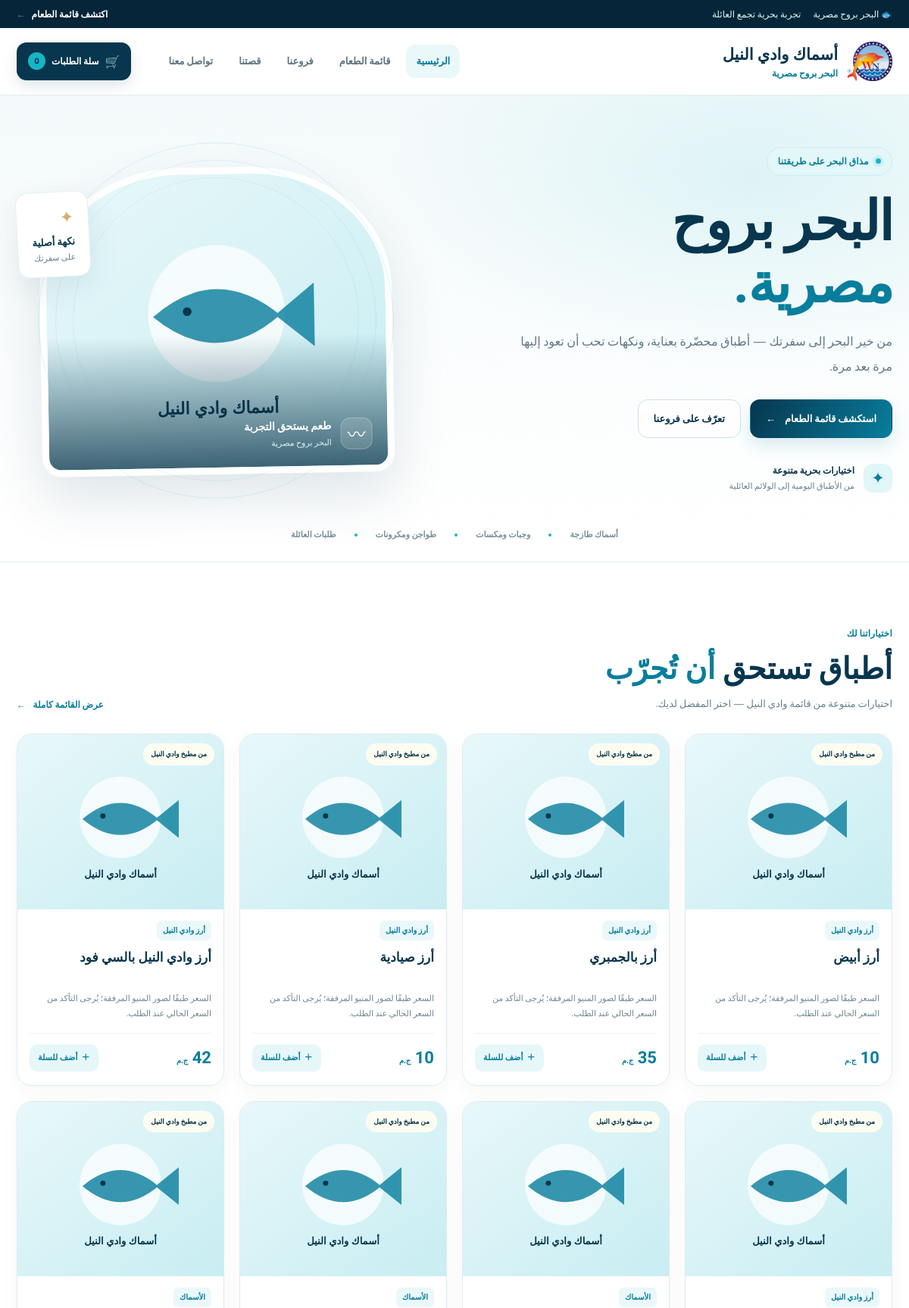
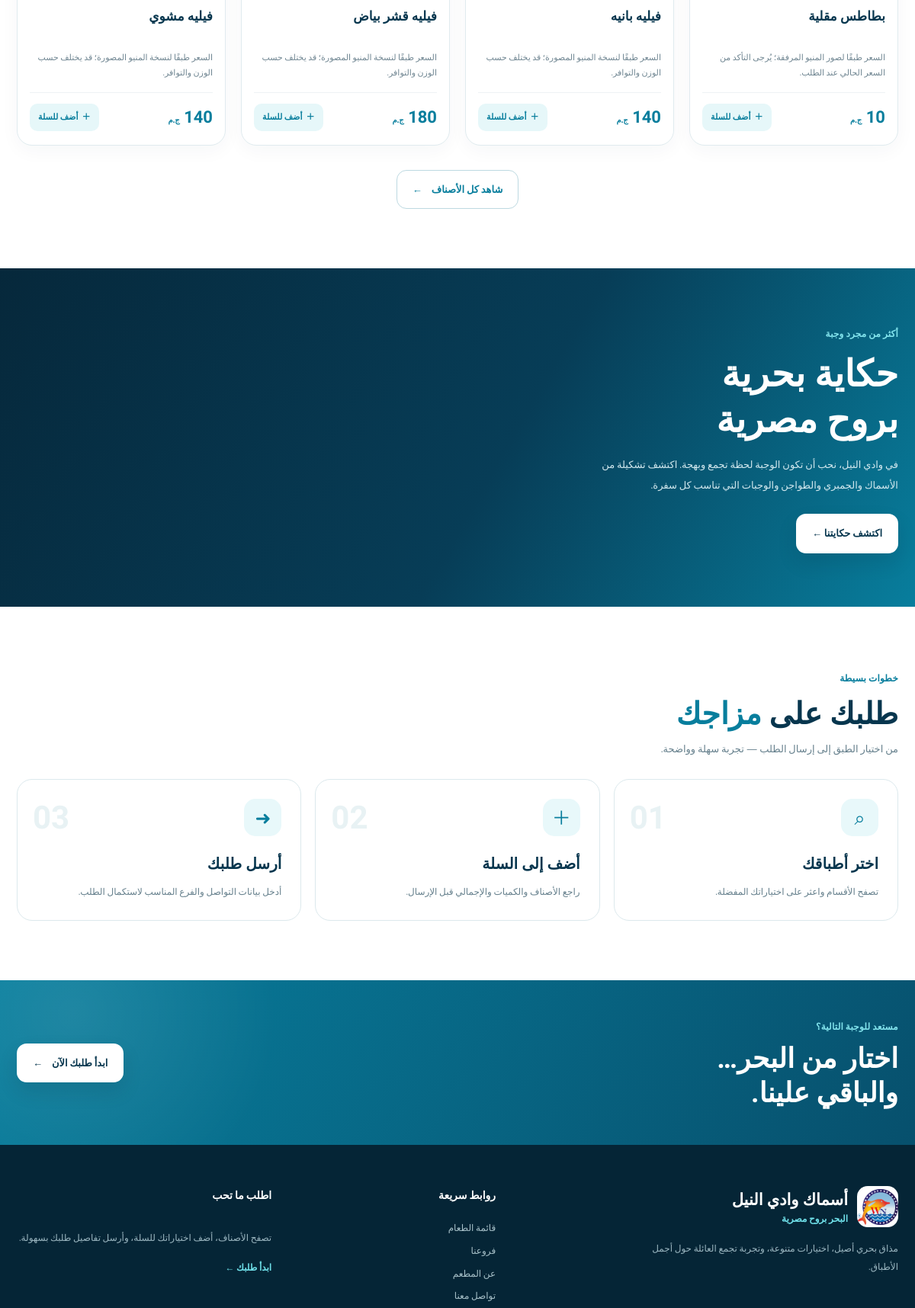
The page / (upper part) on the database its author committed (2 pictures, top to bottom).
### tables this page shows
CREATE TABLE menu_items (
                id INTEGER PRIMARY KEY AUTOINCREMENT,
                category TEXT NOT NULL,
                name TEXT NOT NULL,
                description TEXT DEFAULT '',
                price REAL NOT NULL DEFAULT 0,
                image_url TEXT DEFAULT '',
                active INTEGER NOT NULL DEFAULT 1
            );

### app.py (the view)
@app.route('/')
def home():
    items=all_items()[:8]
    photos=[]
    if PHOTO_DIR.exists():
        photos=[url_for('static_photo',filename=p.name) for p in sorted(PHOTO_DIR.iterdir()) if p.suffix.lower() in ALLOWED][:12]
    return render_template('index.html',items=items,photos=photos)

### app.py (called while the page is built, shortened)
def db():
    c=sqlite3.connect(DB_PATH, timeout=20)
    c.row_factory=sqlite3.Row
    return c

def norm(s):
    s=unicodedata.normalize('NFKC',str(s or '')).lower()
    s=re.sub(r'[ً-ٰٟـ]','',s).replace('أ','ا').replace('إ','ا').replace('آ','ا').replace('ى','ي').replace('ة','ه')
    return ' '.join(re.sub(r'[^a-z0-9؀-ۿ]+',' ',s).split())

def photo_for(name, image_url=''):
    if image_url and image_url.strip(): return image_url.strip()
    words=[w for w in norm(name).split() if len(w)>2 and w not in {'كيلو','جرام','جم','مخصوص','طبق','وجبه','طازج','طازجه'}]
    best=None; score=0
    if best and (score>=2 or (len(words)==1 and words[0] in norm(best.stem))):
        return url_for('static_photo', filename=best.name)
    return url_for('static',filename='img/seafood-placeholder.svg')

def all_items(category='الكل', search=''):
    sql='SELECT * FROM menu_items WHERE active=1'; args=[]
    if category and category!='الكل': sql+=' AND category=?'; args.append(category)
    if search:
        sql+=' AND (name LIKE ? OR description LIKE ?)'; args += [f'%{search}%',f'%{search}%']
    sql+=' ORDER BY category, name'
    rows=[]
    with db() as c: rows=c.execute(sql,args).fetchall()
    return [dict(r, display_image=photo_for(r['name'],r['image_url'])) for r in rows]

@app.context_processor
def globals_for_templates():
    return {'categories':CATEGORIES[1:],'branches':BRANCHES,'cart_count':sum(int(v) for v in session.get('cart',{}).values())}

### templates/index.html
{% extends 'base.html' %}{% block title %}مطاعم أسماك وادي النيل | البحر بروح مصرية{% endblock %}{% block content %}<section class="hero-section"><div class="hero-shape shape-one"></div><div class="hero-shape shape-two"></div><div class="container hero-grid"><div class="hero-copy"><span class="eyebrow"><i></i> مذاق البحر على طريقتنا</span><h1>البحر بروح<br><em>مصرية.</em></h1><p>من خير البحر إلى سفرتك — أطباق محضّرة بعناية، ونكهات تحب أن تعود إليها مرة بعد مرة.</p><div class="hero-actions"><a class="btn btn-primary" href="{{ url_for('menu') }}">استكشف قائمة الطعام <span>←</span></a><a class="btn btn-glass" href="{{ url_for('branches_page') }}">تعرّف على فروعنا</a></div><div class="hero-trust"><span class="trust-mark">✦</span><span><b>اختيارات بحرية متنوعة</b><small>من الأطباق اليومية إلى الولائم العائلية</small></span></div></div><div class="hero-visual"><div class="hero-image-frame"><img src="{{ photos[0] if photos else url_for('static',filename='img/seafood-placeholder.svg') }}" alt="من أطباق أسماك وادي النيل"><div class="image-caption"><span class="caption-icon">〰</span><span><b>طعم يستحق التجربة</b><small>البحر بروح مصرية</small></span></div></div><div class="floating-note"><span>✦</span><b>نكهة أصلية</b><small>على سفرتك</small></div><div class="hero-orbit"></div></div></div><div class="container hero-bottom"><span>أسماك طازجة</span><i></i><span>وجبات ومكسات</span><i></i><span>طواجن ومكرونات</span><i></i><span>طلبات العائلة</span></div></section><section class="section container"><div class="section-heading"><div><span class="section-kicker">اختياراتنا لك</span><h2>أطباق تستحق <em>أن تُجرّب</em></h2><p>اختيارات متنوعة من قائمة وادي النيل — اختر المفضل لديك.</p></div><a class="text-link" href="{{ url_for('menu') }}">عرض القائمة كاملة <span>←</span></a></div><div class="food-grid">{% for item in items %}{% include '_item_card.html' %}{% else %}<div class="empty-state">أضف أصناف القائمة من لوحة الإدارة لتظهر هنا.</div>{% endfor %}</div><div class="center-action"><a class="btn btn-outline" href="{{ url_for('menu') }}">شاهد كل الأصناف <span>←</span></a></div></section><section class="story-band"><div class="container story-grid"><div class="story-copy"><span class="section-kicker light">أكثر من مجرد وجبة</span><h2>حكاية بحرية<br>بروح مصرية</h2><p>في وادي النيل، نحب أن تكون الوجبة لحظة تجمع وبهجة. اكتشف تشكيلة من الأسماك والجمبري والطواجن والوجبات التي تناسب كل سفرة.</p><a class="btn btn-white" href="{{ url_for('about') }}">اكتشف حكايتنا ←</a></div><div class="story-photo-grid">{% for p in photos[1:5] %}<div class="story-photo"><img src="{{ p }}" loading="lazy" alt="من صور المطعم"></div>{% endfor %}</div></div></section><section class="section container"><div class="section-heading"><div><span class="section-kicker">خطوات بسيطة</span><h2>طلبك على <em>مزاجك</em></h2><p>من اختيار الطبق إلى إرسال الطلب — تجربة سهلة وواضحة.</p></div></div><div class="steps-grid"><article class="step-card"><span>01</span><div class="step-icon">⌕</div><h3>اختر أطباقك</h3><p>تصفح الأقسام واعثر على اختياراتك المفضلة.</p></article><article class="step-card"><span>02</span><div class="step-icon">＋</div><h3>أضف إلى السلة</h3><p>راجع الأصناف والكميات والإجمالي قبل الإرسال.</p></article><article class="step-card"><span>03</span><div class="step-icon">➜</div><h3>أرسل طلبك</h3><p>أدخل بيانات التواصل والفرع المناسب لاستكمال الطلب.</p></article></div></section><section class="closing-cta"><div class="container closing-inner"><div><span class="section-kicker light">مستعد للوجبة التالية؟</span><h2>اختار من البحر…<br>والباقي علينا.</h2></div><a class="btn btn-white" href="{{ url_for('menu') }}">ابدأ طلبك الآن <span>←</span></a></div></section>{% endblock %}

### templates/_item_card.html
<article class="food-card"><a class="food-photo" href="{{ url_for('menu') }}"><img src="{{ item.display_image }}" alt="{{ item.name }}" loading="lazy"><span class="photo-badge">من مطبخ وادي النيل</span></a><div class="food-content"><span class="food-category">{{ item.category }}</span><h3>{{ item.name }}</h3><p>{{ item.description or 'اختيار بحري لذيذ بطابع وادي النيل.' }}</p><div class="food-card-bottom"><strong class="price">{{ ('%.0f'|format(item.price)) }} <small>ج.م</small></strong><form action="{{ url_for('cart_add',item_id=item.id) }}" method="post"><button class="add-button" aria-label="أضف {{ item.name }} إلى السلة">＋ <span>أضف للسلة</span></button></form></div></div></article>

### rows shown on the page
menu_items: category "أرز وادي النيل", name "أرز أبيض", description "السعر طبقًا لصور المنيو المرفقة؛ يُرجى التأكد من السعر الحالي عند الطلب.", price "10"
menu_items: category "أرز وادي النيل", name "أرز بالجمبري", description "السعر طبقًا لصور المنيو المرفقة؛ يُرجى التأكد من السعر الحالي عند الطلب.", price "35"
menu_items: category "أرز وادي النيل", name "أرز صيادية", description "السعر طبقًا لصور المنيو المرفقة؛ يُرجى التأكد من السعر الحالي عند الطلب.", price "10"
menu_items: category "أرز وادي النيل", name "أرز وادي النيل بالسي فود", description "السعر طبقًا لصور المنيو المرفقة؛ يُرجى التأكد من السعر الحالي عند الطلب.", price "42"
menu_items: category "أرز وادي النيل", name "بطاطس مقلية", description "السعر طبقًا لصور المنيو المرفقة؛ يُرجى التأكد من السعر الحالي عند الطلب.", price "10"
menu_items: category "الأسماك", name "فيليه بانيه", description "السعر طبقًا لنسخة المنيو المصورة؛ قد يختلف حسب الوزن والتوافر.", price "140"
menu_items: category "الأسماك", name "فيليه قشر بياض", description "السعر طبقًا لنسخة المنيو المصورة؛ قد يختلف حسب الوزن والتوافر.", price "180"
menu_items: category "الأسماك", name "فيليه مشوي", description "السعر طبقًا لنسخة المنيو المصورة؛ قد يختلف حسب الوزن والتوافر.", price "140"

### other values the page prints
{{ cart_count }} "0"
